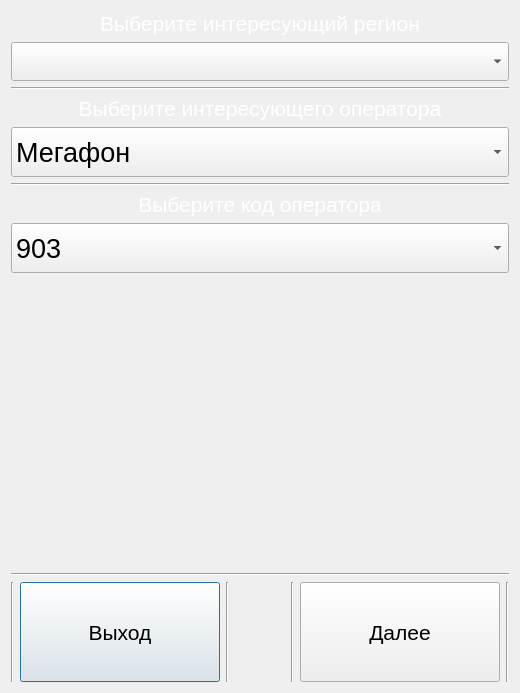
<?xml version="1.0" encoding="UTF-8"?>
<ui version="4.0">
 <class>MarketUserWindow</class>
 <widget class="QDialog" name="MarketUserWindow">
  <property name="geometry">
   <rect>
    <x>0</x>
    <y>0</y>
    <width>520</width>
    <height>693</height>
   </rect>
  </property>
  <property name="windowTitle">
   <string>Dialog</string>
  </property>
  <layout class="QVBoxLayout" name="verticalLayout">
   <item>
    <widget class="QLabel" name="chooseRegionLabel">
     <property name="font">
      <font>
       <family>Tahoma</family>
       <pointsize>16</pointsize>
      </font>
     </property>
     <property name="styleSheet">
      <string notr="true">color: rgb(255, 255, 255);</string>
     </property>
     <property name="text">
      <string>&lt;center&gt;Выберите интересующий регион&lt;/center&gt;</string>
     </property>
    </widget>
   </item>
   <item>
    <widget class="QComboBox" name="regionBox">
     <property name="font">
      <font>
       <family>Tahoma</family>
       <pointsize>20</pointsize>
      </font>
     </property>
    </widget>
   </item>
   <item>
    <widget class="Line" name="line">
     <property name="orientation">
      <enum>Qt::Horizontal</enum>
     </property>
    </widget>
   </item>
   <item>
    <widget class="QLabel" name="chooseOperatorLabel">
     <property name="font">
      <font>
       <family>Tahoma</family>
       <pointsize>16</pointsize>
      </font>
     </property>
     <property name="styleSheet">
      <string notr="true">color: rgb(255, 255, 255);</string>
     </property>
     <property name="text">
      <string>&lt;center&gt;Выберите интересующего оператора&lt;/center&gt;</string>
     </property>
    </widget>
   </item>
   <item>
    <widget class="QComboBox" name="operatorBox">
     <property name="minimumSize">
      <size>
       <width>150</width>
       <height>50</height>
      </size>
     </property>
     <property name="font">
      <font>
       <family>Tahoma</family>
       <pointsize>20</pointsize>
      </font>
     </property>
     <property name="styleSheet">
      <string notr="true"/>
     </property>
     <item>
      <property name="text">
       <string>Мегафон</string>
      </property>
     </item>
     <item>
      <property name="text">
       <string>Билайн</string>
      </property>
     </item>
     <item>
      <property name="text">
       <string>МТС</string>
      </property>
     </item>
     <item>
      <property name="text">
       <string>СМАРТС</string>
      </property>
     </item>
     <item>
      <property name="text">
       <string>Tele2</string>
      </property>
     </item>
     <item>
      <property name="text">
       <string>Yota</string>
      </property>
     </item>
     <item>
      <property name="text">
       <string>Ростелеком</string>
      </property>
     </item>
     <item>
      <property name="text">
       <string>Т2 Мобайл</string>
      </property>
     </item>
    </widget>
   </item>
   <item>
    <widget class="Line" name="line_2">
     <property name="orientation">
      <enum>Qt::Horizontal</enum>
     </property>
    </widget>
   </item>
   <item>
    <widget class="QLabel" name="chooseCodeOperatorLabel">
     <property name="font">
      <font>
       <family>Tahoma</family>
       <pointsize>16</pointsize>
      </font>
     </property>
     <property name="styleSheet">
      <string notr="true">color: rgb(255, 255, 255);</string>
     </property>
     <property name="text">
      <string>&lt;html&gt;&lt;head/&gt;&lt;body&gt;&lt;p align=&quot;center&quot;&gt;Выберите код оператора&lt;/p&gt;&lt;/body&gt;&lt;/html&gt;</string>
     </property>
    </widget>
   </item>
   <item>
    <widget class="QComboBox" name="codeOperatorBox">
     <property name="minimumSize">
      <size>
       <width>150</width>
       <height>50</height>
      </size>
     </property>
     <property name="font">
      <font>
       <pointsize>20</pointsize>
      </font>
     </property>
     <property name="styleSheet">
      <string notr="true"/>
     </property>
     <item>
      <property name="text">
       <string>903</string>
      </property>
     </item>
     <item>
      <property name="text">
       <string>905</string>
      </property>
     </item>
     <item>
      <property name="text">
       <string>906</string>
      </property>
     </item>
     <item>
      <property name="text">
       <string>960</string>
      </property>
     </item>
    </widget>
   </item>
   <item>
    <spacer name="verticalSpacer">
     <property name="orientation">
      <enum>Qt::Vertical</enum>
     </property>
     <property name="sizeHint" stdset="0">
      <size>
       <width>20</width>
       <height>296</height>
      </size>
     </property>
    </spacer>
   </item>
   <item>
    <widget class="Line" name="line_7">
     <property name="orientation">
      <enum>Qt::Horizontal</enum>
     </property>
    </widget>
   </item>
   <item>
    <layout class="QHBoxLayout" name="horizontalLayout_3">
     <item>
      <widget class="Line" name="line_6">
       <property name="orientation">
        <enum>Qt::Vertical</enum>
       </property>
      </widget>
     </item>
     <item>
      <widget class="QPushButton" name="quitButton">
       <property name="minimumSize">
        <size>
         <width>200</width>
         <height>100</height>
        </size>
       </property>
       <property name="font">
        <font>
         <family>Tahoma</family>
         <pointsize>16</pointsize>
        </font>
       </property>
       <property name="text">
        <string>Выход</string>
       </property>
      </widget>
     </item>
     <item>
      <widget class="Line" name="line_3">
       <property name="orientation">
        <enum>Qt::Vertical</enum>
       </property>
      </widget>
     </item>
     <item>
      <spacer name="horizontalSpacer">
       <property name="orientation">
        <enum>Qt::Horizontal</enum>
       </property>
       <property name="sizeHint" stdset="0">
        <size>
         <width>40</width>
         <height>20</height>
        </size>
       </property>
      </spacer>
     </item>
     <item>
      <widget class="Line" name="line_4">
       <property name="orientation">
        <enum>Qt::Vertical</enum>
       </property>
      </widget>
     </item>
     <item>
      <widget class="QPushButton" name="nextButton">
       <property name="minimumSize">
        <size>
         <width>200</width>
         <height>100</height>
        </size>
       </property>
       <property name="font">
        <font>
         <family>Tahoma</family>
         <pointsize>16</pointsize>
        </font>
       </property>
       <property name="text">
        <string>Далее</string>
       </property>
      </widget>
     </item>
     <item>
      <widget class="Line" name="line_5">
       <property name="orientation">
        <enum>Qt::Vertical</enum>
       </property>
      </widget>
     </item>
    </layout>
   </item>
  </layout>
 </widget>
 <resources/>
 <connections/>
</ui>
